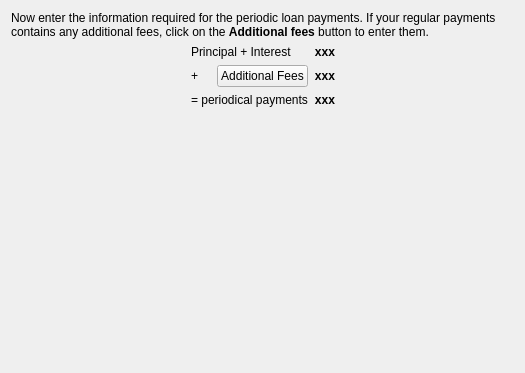
<?xml version="1.0" encoding="UTF-8"?>
<ui version="4.0" stdsetdef="1">
  <author></author>
  <comment></comment>
  <exportmacro></exportmacro>
  <class>KLoanPaymentPage</class>
  <widget class="QWidget" name="KLoanPaymentPage">
    <property name="geometry">
      <rect>
        <x>0</x>
        <y>0</y>
        <width>525</width>
        <height>373</height>
      </rect>
    </property>
    <layout class="QVBoxLayout">
      <item>
        <widget class="QLabel" name="qLabel1">
          <property name="focusPolicy">
            <enum>Qt::NoFocus</enum>
          </property>
          <property name="text">
            <string>Now enter the information required for the periodic loan payments. If your regular payments contains any additional fees, click on the &lt;b&gt;Additional fees&lt;/b&gt; button to enter them.</string>
          </property>
          <property name="wordWrap">
            <bool>true</bool>
          </property>
        </widget>
      </item>
      <item>
        <layout class="QHBoxLayout">
          <item>
            <spacer name="spacer10">
              <property name="sizeHint">
                <size>
                  <width>63</width>
                  <height>21</height>
                </size>
              </property>
              <property name="sizeType">
                <enum>QSizePolicy::Expanding</enum>
              </property>
              <property name="orientation">
                <enum>Qt::Horizontal</enum>
              </property>
            </spacer>
          </item>
          <item>
            <layout class="QGridLayout">
              <item row="0" column="0" rowspan="1" colspan="2">
                <widget class="QLabel" name="textLabel1">
                  <property name="text">
                    <string>Principal + Interest</string>
                  </property>
                  <property name="wordWrap">
                    <bool>false</bool>
                  </property>
                </widget>
              </item>
              <item row="0" column="2">
                <widget class="QLabel" name="m_basePayment">
                  <property name="font">
                    <font>
                      <bold>true</bold>
                    </font>
                  </property>
                  <property name="text">
                    <string>xxx</string>
                  </property>
                  <property name="alignment">
                    <set>Qt::AlignVCenter|Qt::AlignRight</set>
                  </property>
                  <property name="wordWrap">
                    <bool>false</bool>
                  </property>
                </widget>
              </item>
              <item row="1" column="0">
                <widget class="QLabel" name="textLabel3">
                  <property name="text">
                    <string>+</string>
                  </property>
                  <property name="wordWrap">
                    <bool>false</bool>
                  </property>
                </widget>
              </item>
              <item row="1" column="1">
                <widget class="QPushButton" name="m_additionalFeesButton">
                  <property name="text">
                    <string>Additional Fees</string>
                  </property>
                </widget>
              </item>
              <item row="1" column="2">
                <widget class="QLabel" name="m_additionalFees">
                  <property name="font">
                    <font>
                      <bold>true</bold>
                    </font>
                  </property>
                  <property name="text">
                    <string>xxx</string>
                  </property>
                  <property name="alignment">
                    <set>Qt::AlignVCenter|Qt::AlignRight</set>
                  </property>
                  <property name="wordWrap">
                    <bool>false</bool>
                  </property>
                </widget>
              </item>
              <item row="2" column="0" rowspan="1" colspan="2">
                <widget class="QLabel" name="textLabel5">
                  <property name="text">
                    <string>= periodical payments</string>
                  </property>
                  <property name="wordWrap">
                    <bool>false</bool>
                  </property>
                </widget>
              </item>
              <item row="2" column="2">
                <widget class="QLabel" name="m_totalPayment">
                  <property name="font">
                    <font>
                      <bold>true</bold>
                    </font>
                  </property>
                  <property name="text">
                    <string>xxx</string>
                  </property>
                  <property name="alignment">
                    <set>Qt::AlignVCenter|Qt::AlignRight</set>
                  </property>
                  <property name="wordWrap">
                    <bool>false</bool>
                  </property>
                </widget>
              </item>
            </layout>
          </item>
          <item>
            <spacer name="spacer15">
              <property name="sizeHint">
                <size>
                  <width>62</width>
                  <height>21</height>
                </size>
              </property>
              <property name="sizeType">
                <enum>QSizePolicy::Expanding</enum>
              </property>
              <property name="orientation">
                <enum>Qt::Horizontal</enum>
              </property>
            </spacer>
          </item>
        </layout>
      </item>
      <item>
        <spacer name="spacer12">
          <property name="sizeHint">
            <size>
              <width>20</width>
              <height>20</height>
            </size>
          </property>
          <property name="sizeType">
            <enum>QSizePolicy::Expanding</enum>
          </property>
          <property name="orientation">
            <enum>Qt::Vertical</enum>
          </property>
        </spacer>
      </item>
    </layout>
  </widget>
  <layoutdefault spacing="6" margin="11"/>
  </ui>
